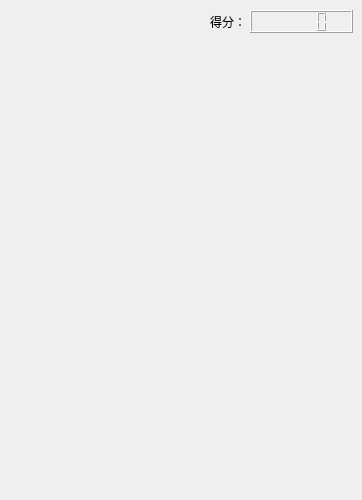
<?xml version="1.0" encoding="UTF-8"?>
<ui version="4.0">
 <class>GameForm</class>
 <widget class="QWidget" name="GameForm">
  <property name="geometry">
   <rect>
    <x>0</x>
    <y>0</y>
    <width>362</width>
    <height>500</height>
   </rect>
  </property>
  <property name="windowTitle">
   <string>Form</string>
  </property>
  <widget class="QWidget" name="widget" native="true">
   <property name="geometry">
    <rect>
     <x>210</x>
     <y>10</y>
     <width>151</width>
     <height>31</height>
    </rect>
   </property>
   <widget class="QLabel" name="label">
    <property name="geometry">
     <rect>
      <x>0</x>
      <y>0</y>
      <width>33</width>
      <height>23</height>
     </rect>
    </property>
    <property name="text">
     <string>得分：</string>
    </property>
   </widget>
   <widget class="QLCDNumber" name="lcdNumber">
    <property name="geometry">
     <rect>
      <x>40</x>
      <y>0</y>
      <width>103</width>
      <height>23</height>
     </rect>
    </property>
   </widget>
  </widget>
 </widget>
 <resources/>
 <connections/>
</ui>
